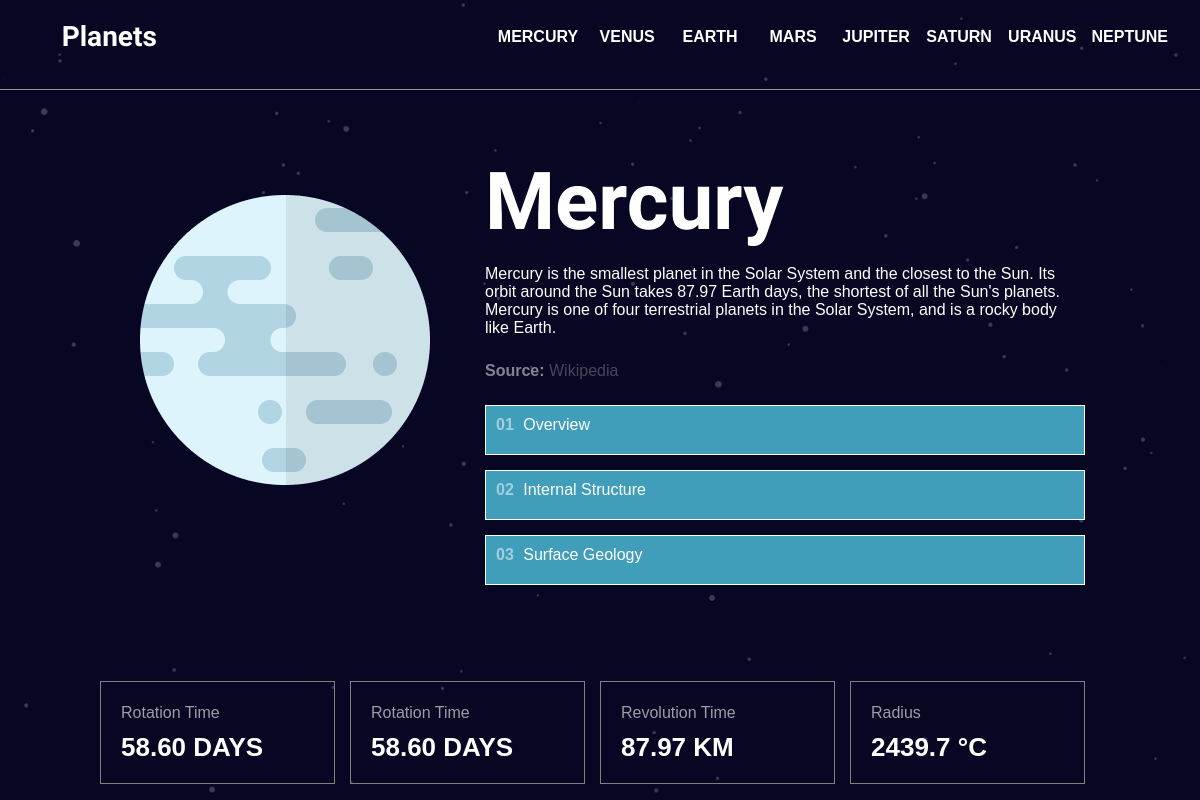
The page / on the database its author committed.
### planets/models.py (models this page shows, shortened)
class Planet(models.Model):
    class Status(models.TextChoices):
        DRAFT = 'DF', 'Draft'
        PUBLISHED = 'PB', 'Published'
    name = models.CharField(max_length=7)
    slug = models.SlugField(max_length=7, unique_for_date='created_at')
    link = models.CharField(max_length=250)
    rotation_time = models.DecimalField(max_digits=5, decimal_places=2)
    revolution_time = models.DecimalField(max_digits=5, decimal_places=2)
    radius = models.DecimalField(max_digits=6, decimal_places=1)
    average_temp = models.IntegerField()
    overview = models.TextField()
    overview_img = models.ImageField(upload_to='uploads/')
    internal_structure = models.TextField()
    internal_structure_img = models.ImageField(upload_to='uploads/')
    surface_geology = models.TextField()
    surface_geology_img = models.ImageField(upload_to='uploads/')
    created_at = models.DateTimeField(auto_now=True)
    updated_at = models.DateTimeField(auto_now=True)
    status = models.CharField(
            max_length=2,
            choices=Status.choices,
            default=Status.DRAFT
    )
    objects = models.Manager()
    published = PublishedManager()
    class Meta:
        ordering = ['-created_at']
        indexes = [
            models.Index(fields=['-created_at'])
        ]

### planets/views.py (the view)
# urls.py: path('', views.planet_detail, name='planet_detail'),
def planet_detail(request, slug='mercury'):
    planet = get_object_or_404(
        Planet,
        slug=slug,
        status=Planet.Status.PUBLISHED
    )
    planet_detail_section = request.path.split('/').pop()
    planet_image = planet.overview_img.url
    planet_detail_context = 'overview'
    blurb = planet.overview
    if planet_detail_section == 'structure':
        planet_image = planet.internal_structure_img.url
        planet_detail_context = planet_detail_section
        blurb = planet.internal_structure
    if planet_detail_section == 'geology':
        planet_image = planet.surface_geology_img.url
        planet_detail_context = planet_detail_section
        blurb = planet.surface_geology
    return render(
        request,
        'planets/planet_detail.html',
        {
            'planet': planet,
            'planet_image': planet_image,
            'active': planet_detail_context,
            'blurb':  blurb,
        })

### planets/templates/planets/planet_detail.html (shortened to what this page needs)
{% extends "./base.html" %}
{% block content %}
<section class="pfs__planet-detail__container">
    <section class="pfs__planet-detail">
        <figure class="pfs__planet-detail__figure">
            <img src="{{ planet.overview_img.url }}" alt={ planet.name } />
        </figure>
        <article class="pfs__planet-detail__article">
            <section class="pfs__planet-detail__article__overview">
                <h2>{{ planet.name }}</h2>
                <p class="pfs__planet-detail__article__overview__blurb">
                    {{ planet.overview }}
                </p>
                <span class="pfs__planet-detail__article__overview__link">
                    Source: <a href="#wiki">Wikipedia</a>
                </span>
            </section>
            <navigation class="pfs__planet-detail__article__nav">
                <a
                    id="#{{planet.name | lower }}/overview"
                    class="link--{{ planet.name | lower }}"
                    href="#{{ planet.name | lower }}/overview"
                >
                    <span>01</span> overview
                </a>
                <a
                    id="#{{ planet.name | lower }}/structure"
                    class="link--{{ planet.name | lower }}"
                    href="#{{ planet.name | lower}}/structure"
                >
                    <span>02</span> internal structure
                </a>
                <a
                    id="#{{ planet.name | lower }}/geology"
                    class="link--{{ planet.name | lower }}"
                    href="#{{ planet.name | lower}}/geology"
                >
                    <span>03</span> surface geology
                </a>
            </navigation>
        </article>
    </section>
    <aside class="pfs__planet-stats">
        <ul class="pfs__planet-stats__list">
            <li class="pfs__planet-stats__list__item">
                <span class="pfs__planet-stats__list__item__title">
                    rotation time
                </span>
                <p class="pfs__planet-stats__list__item__metric">
                    {{ planet.rotation_time }} DAYS
                </p>
            </li>
            <li class="pfs__planet-stats__list__item">
                <span class="pfs__planet-stats__list__item__title">
                    rotation time
                </span>
                <p class="pfs__planet-stats__list__item__metric">
                    {{ planet.rotation_time }} DAYS
                </p>
            </li>
            <li class="pfs__planet-stats__list__item">
                <span class="pfs__planet-stats__list__item__title">
                    revolution time
                </span>
                <p class="pfs__planet-stats__list__item__metric">
                    {{ planet.revolution_time }} KM
                </p>
            </li>
            <li class="pfs__planet-stats__list__item">
                <span class="pfs__planet-stats__list__item__title">
                    radius
                </span>
                <p class="pfs__planet-stats__list__item__metric">
                {{ planet.radius }} °C
                </p>
            </li>
        </ul>
    </aside>
</section>
{% endblock %}

### planets/templates/planets/base.html (shortened to what this page needs)
{% load static %}
<!DOCTYPE html>
<html lang="en">
    <head>
        <link href="{% static 'css/base.css' %}" rel="stylesheet">
        <link href="{% static 'css/header.css' %}" rel="stylesheet">
        <link href="{% static 'css/menu_mobile.css' %}" rel="stylesheet">
        <link href="{% static 'css/planet_detail.css' %}" rel="stylesheet">
    </head>
<body>
    <header class="pfs__header">
        {% block header %}
        {% include "./menu.html" %}
        {% endblock %}
    </header>
    <main class="pfs__content">
        {% block content %}
        {% endblock %}
    </main>
</body>
</html>

### planets/templates/planets/menu.html (shortened to what this page needs)
<section class="pfs__header__container">
    <div class="menu-left">
        <h1 class="pfs__header__heading">Planets</h1>
    </div>
    <div class="menu-right">
        <ul class="pfs__header__menu__list">
            <li id="mercury" class="pfs__header__menu__list__item">
                <a href="/mercury">mercury</a>
            </li>
            <li id="venus" class="pfs__header__menu__list__item">
                <a href="/venus">venus</a>
            </li>
            <li id="earth" class="pfs__header__menu__list__item">
                <a href="/earth">earth</a>
            </li>
            <li id="mars" class="pfs__header__menu__list__item">
                <a href="/mars">mars</a>
            </li>
            <li id="jupiter" class="pfs__header__menu__list__item">
                <a href="/jupiter">jupiter</a>
            </li>
            <li id="saturn" class="pfs__header__menu__list__item">
                <a href="/saturn">saturn</a>
            </li>
            <li id="uranus" class="pfs__header__menu__list__item">
                <a href="/uranus">uranus</a>
            </li>
            <li id="neptune" class="pfs__header__menu__list__item">
                <a href="/neptune">neptune</a>
            </li>
        </ul>
    </div>
</section>

### planets/static/css/base.css (style rules this page uses)
* { box-sizing: border-box; padding: 0; }
html { background-color: #070724; background-image: url('../imgs/desktop-bg.png'); background-size: cover; color: #ffffff; }
body { position: relative; padding: 0; margin: 0; min-height: 100%; }
h1,h2,h3,h4 { font-family: 'Antonio', serif; }

### planets/static/css/header.css (style rules this page uses)
.pfs__header__container { margin-left: auto; margin-right: auto; margin-bottom: 25px; max-width: 1440px; display: flex; flex-direction: row; height: 100%; }
@media screen and (min-width: 768px) { .pfs__header__container { flex-direction: column; } }
@media screen and (min-width: 992px) { .pfs__header__container { flex-direction: row; } }
.menu-left { flex-grow: 1; }
.menu-right { flex-grow: 5; }
.pfs__header { border-bottom: 1px solid #979797; padding: 0 0 0 32px; margin-bottom: 65px; }
@media screen and (min-width: 768px) { .pfs__header { border-bottom: 1px solid #979797; min-height: 85px; padding: 0 32px; } }
@media screen and (min-width: 768px) { .pfs__header__heading { font-size: 28px; margin: 0; padding-top: 10px; text-align: center; } }
@media screen and (min-width: 992px) { .pfs__header__heading { padding-top: 20px; } }
.pfs__header__menu__list { display: none; }
@media screen and (min-width: 768px) { .pfs__header__menu__list { display: flex; align-items: center; justify-content: space-between; list-style: none; height: 100%; font-family: Spartan, sans-serif; font-weight: bold; } }
@media screen and (min-width: 992px) { .pfs__header__menu__list { margin:0 0 0 0; display: flex; align-items: flex-end; justify-content: flex-end; } }
.pfs__header__menu__list__item { border-top: 3px solid transparent; text-transform: uppercase; padding: 25px 0 15px 0; min-width: 68px; height: 100%; text-align: center; cursor: pointer; }
@media screen and (min-width: 768px) { .pfs__header__menu__list__item { margin-bottom: -18px; } }
@media screen and (min-width: 768px) { .pfs__header__menu__list__item:not(:target):not(.visible) { border-bottom: 3px solid transparent; } }
@media screen and (min-width: 992px) { .pfs__header__menu__list__item { border-bottom: 3px solid #419EBB; margin-left: 15px; border-bottom: none; margin-bottom: 0; } }
.pfs__header__menu__list__item a:link, .pfs__header__menu__list__item a:visited { color: #ffffff; height: 100%; display: block; text-decoration: none; }

### rows shown on the page
Planet: overview_img (picture), name "Mercury", overview "Mercury is the smallest planet in the Solar System and the closest to the Sun. Its orbit around the Sun takes 87.97 Earth days, the shortest of all the Sun's planets. Mercury is one of four terrestrial planets in the Solar System, and is a rocky body like Earth.", rotation_time "58.60", revolution_time "87.97", radius "2439.7"
